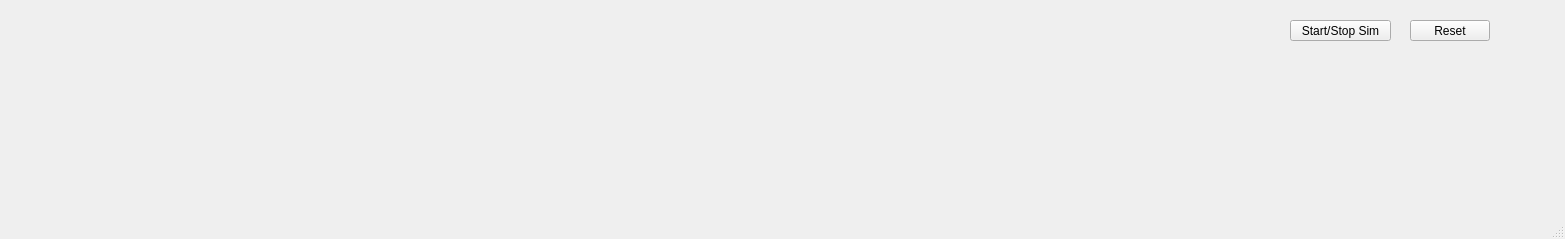
<?xml version="1.0" encoding="UTF-8"?>
<ui version="4.0">
 <class>MainWindow</class>
 <widget class="QMainWindow" name="MainWindow">
  <property name="geometry">
   <rect>
    <x>0</x>
    <y>0</y>
    <width>1565</width>
    <height>239</height>
   </rect>
  </property>
  <property name="windowTitle">
   <string>MainWindow</string>
  </property>
  <property name="iconSize">
   <size>
    <width>20</width>
    <height>20</height>
   </size>
  </property>
  <widget class="QWidget" name="centralwidget">
   <widget class="QPushButton" name="start_sim_button">
    <property name="geometry">
     <rect>
      <x>1290</x>
      <y>20</y>
      <width>101</width>
      <height>21</height>
     </rect>
    </property>
    <property name="text">
     <string>Start/Stop Sim</string>
    </property>
   </widget>
   <widget class="QPushButton" name="reset_button">
    <property name="geometry">
     <rect>
      <x>1410</x>
      <y>20</y>
      <width>80</width>
      <height>21</height>
     </rect>
    </property>
    <property name="text">
     <string>Reset</string>
    </property>
   </widget>
  </widget>
  <widget class="QStatusBar" name="statusbar"/>
 </widget>
 <resources/>
 <connections/>
</ui>
